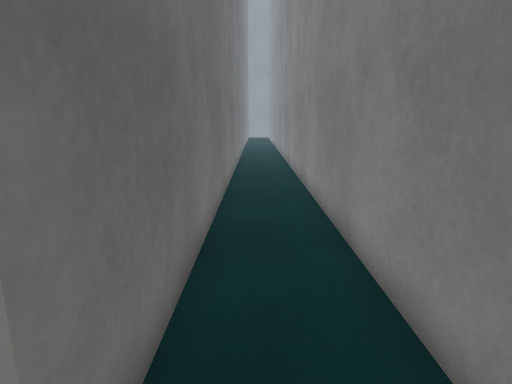
View 1 (above)

16 first-person views from a walk through a scene from a Unity 3-D project. The camera is 1.2 m above the floor, tilts 12° down and sees 75° across. The floor is counted in squares, 0.5 m on a side. Each view is taken from the middle of a square. On the plan, view 1 faces up. The plan holds only what a view shows up to about 20 squares ahead; the rest is blank. The place goes on beyond the plan. The player character is not drawn. Surface patterns are stand-ins for the level's own textures.

View 2
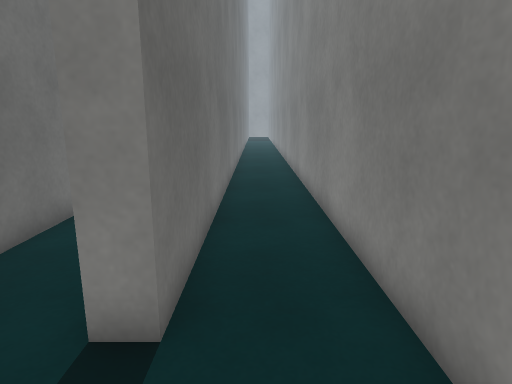

View 3
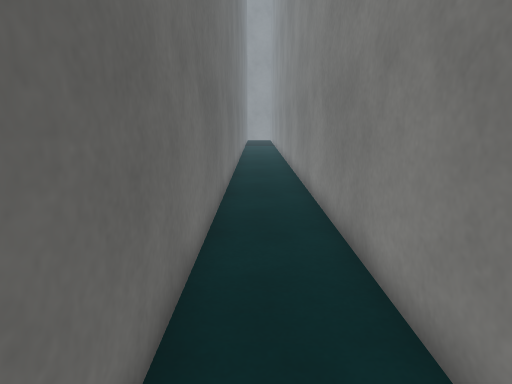

View 4
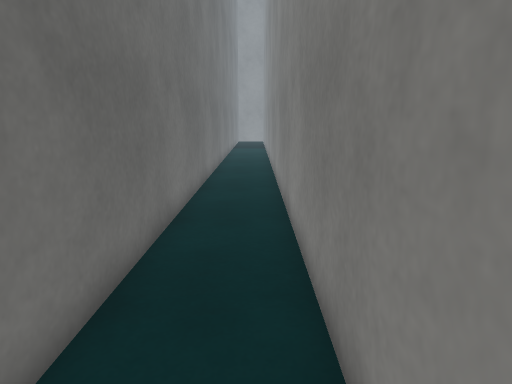

View 5
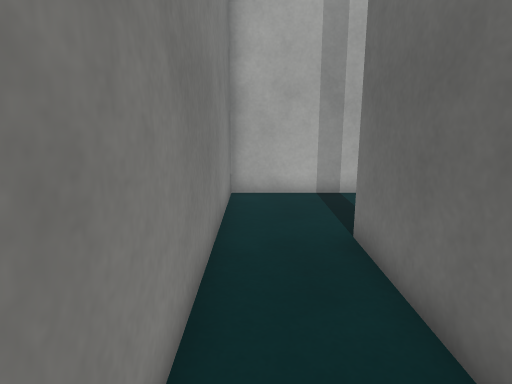

View 6
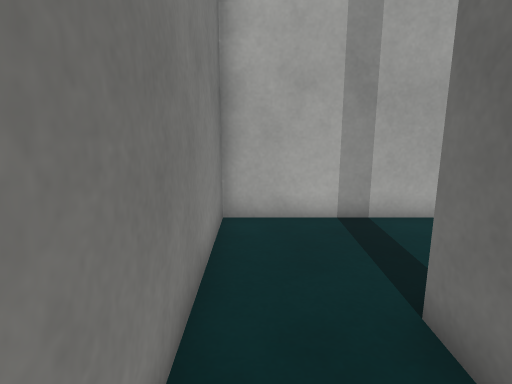

View 7
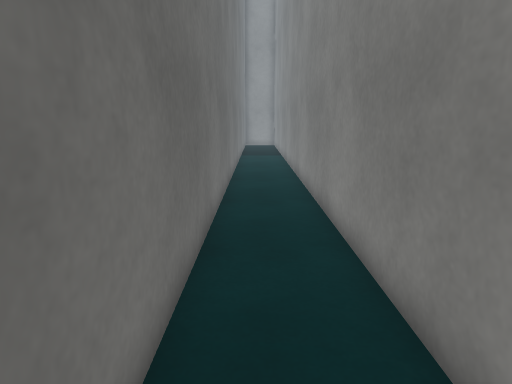

View 8
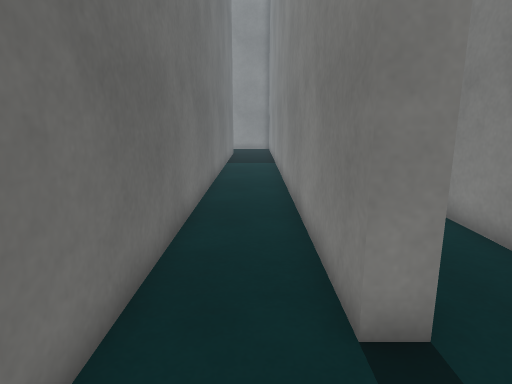

View 9
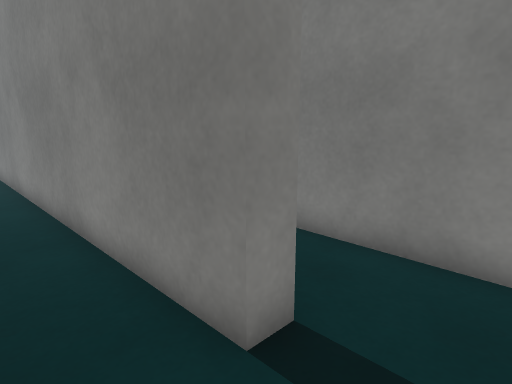

View 10
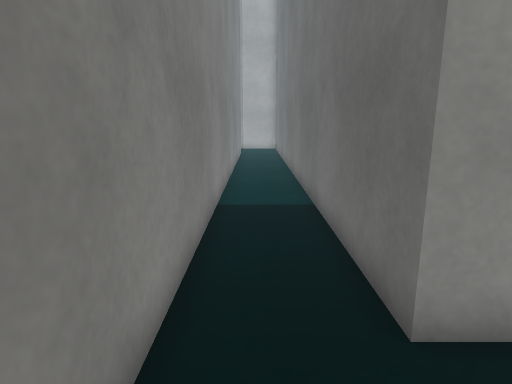

View 11
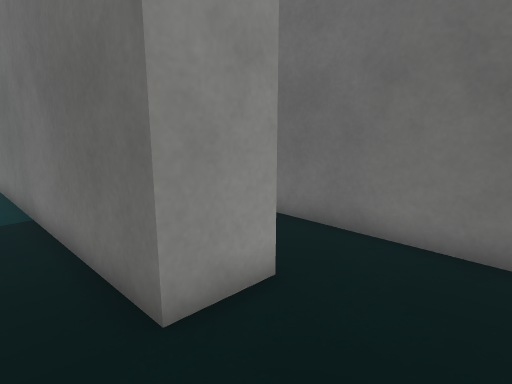

View 12
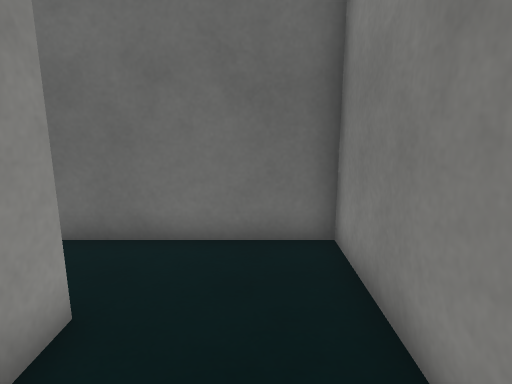

View 13
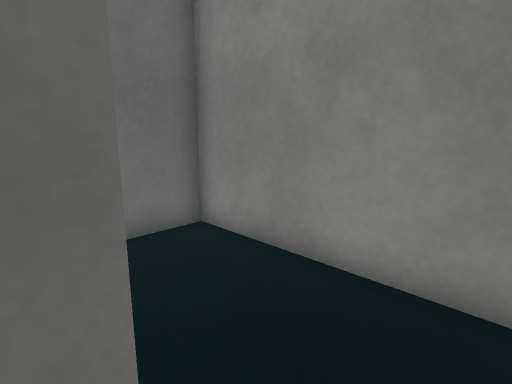

View 14
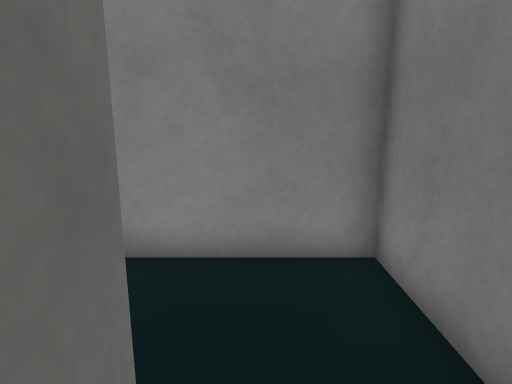

View 15
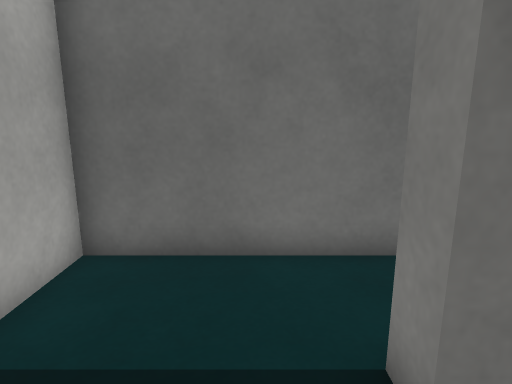

View 16
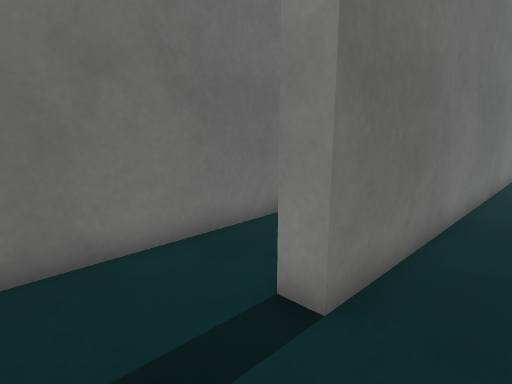

### Floor plan
Points are (right, up) in squares from view 1. A wall is a line through its corners. A room is listed if a view was taken in it or the views show most of it. See-through windows are left out.
Room 1 (views 1, 2, 3, 4, 5, 6, 7, 15, 16)
walls: (-2.5, -3.2) (1.8, -3.2) (1.8, 28.5); (-1.1, 28.5) (-1.1, 1.3) (-1.9, 1.3)
ways out: opening at (-1.5, -1) to room 2
Room 2 (views 8, 9, 10, 11, 12, 13, 14)
walls: (-6.8, 23.7) (-4.7, 23.7) (-4.7, -3.2) (-2.5, -3.2); (-1.9, 1.3) (-1.9, 27.6) (-9.5, 27.6) (-9.5, 24.4)
ways out: opening at (-1.5, -1) to room 1; opening at (-8, 24.3)

Positions as (right, up) in squares from view 1, and headings:
1: (0, 0), facing up
2: (0, -2), facing up
3: (0, 7), facing up
4: (1, 10), facing up
5: (1, 8), facing down
6: (1, 5), facing down
7: (0, 16), facing up
8: (-3, -2), facing up
9: (-4, -1), facing up-right
10: (-3, 27), facing down
11: (-3, 27), facing down-left
12: (-3, 26), facing left
13: (-3, 23), facing up-left
14: (-4, 22), facing up
15: (1, 0), facing left
16: (1, -2), facing up-left
